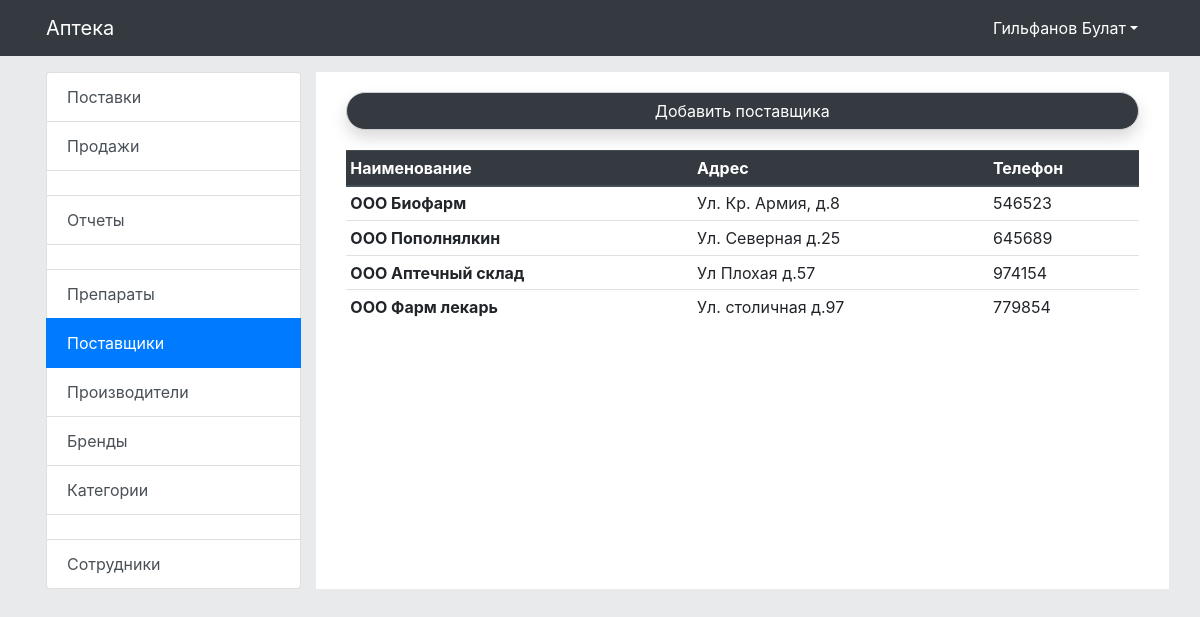
The app's page /app/postavchiki/ (signed in) with its own data.
### mainapp/models.py (models this page shows, shortened)
class postavchiki_list(models.Model):
    name = models.CharField('Название поставщика', max_length=256, default=None)
    address = models.TextField('Адрес поставщика', default=None)
    phone = models.CharField('Телефон поставщика', max_length=32, null=True)
    del_status = models.BooleanField('Статус удаления', default=True)
    class Meta:
        verbose_name = 'Поставщик'
        verbose_name_plural = 'Поставщики'
        db_table = 'postavchiki'

### mainapp/views.py (the view, shortened to what this page needs)
# urls.py: re_path(r'postavchiki/([0-9]+)/', views.postavchiki_updater),
def postavchiki(request):
    arguments = {}
    arguments.update(form=postavchiki_Form)
    arguments.update(postavchiki=postavchiki_list.objects.all().filter(del_status=1))
    postav = []
    for i, item in enumerate(postavchiki_list.objects.all().filter(del_status=1)):
        postav.append({'form': postavchiki_Form(instance=item), 'id': item.id})
    arguments.update(postavchiki_edit=postav)
    if request.user.is_authenticated and has_group(request.user, 'Администратор'):
        if request.method == "GET":
            return render(request, 'mainapp/admin/postavchiki_list.html', {'arguments': arguments})
        else:
            return HttpResponse('405 Method Not Allowed', status=405)
    return redirect('/')

### mainapp/templatetags/tags_jinja.py (called while the page is built)
@register.filter(name='has_group')
def has_group(user, group_name):
    group = Group.objects.get(name=group_name)
    return True if group in user.groups.all() else False

@register.filter(name='cheak_count_list')
def has_group(list):
    try:
        if len(list) > 0:
            return True
        else:
            return False
    except:
        return False

### mainapp/views.py (called while the page is built)
def has_group(user, group_name):
    from django.contrib.auth.models import Group
    group = Group.objects.get(name=group_name)
    return True if group in user.groups.all() else False

### mainapp/templates/mainapp/admin/postavchiki_list.html (shortened to what this page needs)
{% extends 'base.html' %}
{% load tags_jinja %}
{% block content %}
    <div class="container">
        {% if user|has_group:"Администратор" %}
            <button type="button" class="btn btn-dark btn-block my_border" role="button" data-toggle="modal"
                    data-target="#AddModal">
                Добавить поставщика
            </button>
        {% endif %}
        {% if arguments.postavchiki|cheak_count_list > 0 %}
            <table class="table table-sm table-hover">
                <thead class="thead-dark">
                <tr>
                    <th scope="col">Наименование</th>
                    <th scope="col">Адрес</th>
                    <th scope="col">Телефон</th>
                </tr>
                </thead>
                <tbody>
                {% if arguments.postavchiki|cheak_count_list > 0 %}
                    {% for postavchik in arguments.postavchiki %}
                        <tr role="button" data-toggle="modal" data-target="#EditModal_{{ postavchik.id }}">
                            <th scope="row" data-toggle="tooltip" data-placement="bottom"
                                title="Нажмите для редактирования">{{ postavchik.name }}</th>
                            <td data-toggle="tooltip" data-placement="bottom"
                                title="Нажмите для редактирования">{{ postavchik.address }}</td>
                            <td data-toggle="tooltip" data-placement="bottom"
                                title="Нажмите для редактирования">{{ postavchik.phone }}</td>
                        </tr>
                    {% endfor %}
                {% endif %}
                </tbody>
            </table>
        {% else %}
            <div class="alert alert-danger my_border">
                Нет поставщиков в базе!
            </div>
        {% endif %}
    </div>
{% endblock %}

### templates/base.html (shortened to what this page needs)
<!doctype html>
{% load static %}
{% load tags_jinja %}
<html lang="ru">
<head>
    <link rel="stylesheet" href="https://stackpath.bootstrapcdn.com/bootstrap/4.3.1/css/bootstrap.min.css"
>
    <link rel="stylesheet" href="{% static 'css/style.css' %}"/>
    <link rel="stylesheet" href="https://cdnjs.cloudflare.com/ajax/libs/Chart.js/2.9.3/Chart.min.css"
/>
</head>
<body style="background-color:#e8eaec">
<div class="bg-dark header d-print-none" style="z-index: 10000" id="navbar">
    <nav class="container navbar navbar-expand-lg navbar-dark bg-dark">
        <a class="navbar-brand" href="/">Аптека</a>
        <div class="collapse navbar-collapse" id="navbarSupportedContent" style="justify-content: flex-end;">
            <ul class="nav bg-dark">
                {% if user.is_authenticated %}
                    <li class="nav-item dropdown">
                        <a class="nav-link dropdown-toggle" style="color:white" data-toggle="dropdown" role="button"
                           aria-haspopup="true"
                           aria-expanded="false">{{ user.last_name }} {{ user.first_name }}</a>
                    </li>
                {% endif %}
            </ul>
        </div>
    </nav>
</div>
<div class="container p-3">
    <div class="row">
        <div class="col-lg-3 col-xl-3 col-12">
            <div class="list-group">
                {% if user|has_group:"Администратор" or user|has_group:"Фармацевт" %}
                    {% if user|has_group:"Администратор" %}
                        <a href="/app/postavki/" class="list-group-item list-group-item-action {% if '/app/postavki/' in request.path %} active {% endif %}">Поставки</a>
                        <a href="/app/sell/" class="list-group-item list-group-item-action {% if '/app/sell/' in request.path %} active {% endif %}">Продажи</a>
                        <a href="#" class="list-group-item list-group-item-action disabled"></a>
                        <a href="/app/category/" class="list-group-item list-group-item-action">Отчеты</a>
                        <a href="#" class="list-group-item list-group-item-action disabled"></a>
                        <a href="/app/preporat/"
                           class="list-group-item list-group-item-action {% if '/app/preporat/' in request.path %} active {% endif %}">Препараты</a>
                        <a href="/app/postavchiki/"
                           class="list-group-item list-group-item-action {% if '/app/postavchiki/' in request.path %} active {% endif %}">Поставщики</a>
                        <a href="/app/proizvoditel/"
                           class="list-group-item list-group-item-action {% if '/app/proizvoditel/' in request.path %} active {% endif %}">Производители</a>
                        <a href="/app/brends/"
                           class="list-group-item list-group-item-action {% if '/app/brends/' in request.path %} active {% endif %}">Бренды</a>
                        <a href="/app/category/"
                           class="list-group-item list-group-item-action {% if '/app/category/' in request.path %} active {% endif %}">Категории</a>
                        <a href="#" class="list-group-item list-group-item-action disabled"></a>
                        <a href="/user/userlist/"
                           class="list-group-item list-group-item-action {% if '/user/userlist/' in request.path %} active {% endif %}">Сотрудники</a>
                    {% endif %}
                {% endif %}
            </div>
        </div>
        <div class="col-lg-9 col-xl-9 col-12" style="background: white">
            {% block content %}{% endblock %}
        </div>
    </div>
</div>
</body>
</html>

### static_loc/css/style.css (style rules this page uses)
.my_border { margin-bottom: 20px; border: 1px solid #cecfd3!important; border-radius: 20px 20px 20px 20px; margin-top: 20px; box-shadow: 0 .5rem 1rem rgba(0,0,0,.15)!important; }

### records on screen
postavchiki_list: name "ООО Биофарм", address "Ул. Кр. Армия, д.8", phone "546523"
postavchiki_list: name "ООО Пополнялкин", address "Ул. Северная д.25", phone "645689"
postavchiki_list: name "ООО Аптечный склад", address "Ул Плохая д.57", phone "974154"
postavchiki_list: name "ООО Фарм лекарь", address "Ул. столичная д.97", phone "779854"

### other values on screen
{{ user.last_name }} "Гильфанов"
{{ user.first_name }} "Булат"
